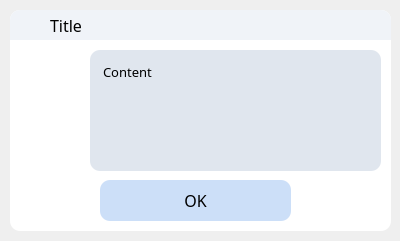
<?xml version="1.0" encoding="UTF-8"?>
<ui version="4.0">
 <class>Dialog</class>
 <widget class="QDialog" name="Dialog">
  <property name="geometry">
   <rect>
    <x>0</x>
    <y>0</y>
    <width>400</width>
    <height>241</height>
   </rect>
  </property>
  <property name="windowTitle">
   <string>Dialog</string>
  </property>
  <widget class="QWidget" name="background" native="true">
   <property name="geometry">
    <rect>
     <x>10</x>
     <y>10</y>
     <width>381</width>
     <height>221</height>
    </rect>
   </property>
   <property name="styleSheet">
    <string notr="true">background-color:#fff;
border-radius:10px;</string>
   </property>
   <widget class="QWidget" name="widget" native="true">
    <property name="geometry">
     <rect>
      <x>0</x>
      <y>0</y>
      <width>381</width>
      <height>30</height>
     </rect>
    </property>
    <property name="styleSheet">
     <string notr="true">background-color:#f0f3f8;
border-top-left-radius:10px;
border-top-right-radius:10px;
border-bottom-right-radius:0px;
border-bottom-left-radius:0px;</string>
    </property>
    <widget class="QLabel" name="title">
     <property name="geometry">
      <rect>
       <x>40</x>
       <y>5</y>
       <width>291</width>
       <height>21</height>
      </rect>
     </property>
     <property name="font">
      <font>
       <family>HarmonyOS Sans SC</family>
       <pointsize>12</pointsize>
      </font>
     </property>
     <property name="text">
      <string>Title</string>
     </property>
    </widget>
    <widget class="QPushButton" name="icon">
     <property name="geometry">
      <rect>
       <x>5</x>
       <y>0</y>
       <width>31</width>
       <height>31</height>
      </rect>
     </property>
     <property name="text">
      <string/>
     </property>
     <property name="icon">
      <iconset resource="cspbot20.qrc">
       <normaloff>:/icon/Images/Main.svg</normaloff>:/icon/Images/Main.svg</iconset>
     </property>
     <property name="iconSize">
      <size>
       <width>28</width>
       <height>28</height>
      </size>
     </property>
    </widget>
   </widget>
   <widget class="QLabel" name="content">
    <property name="enabled">
     <bool>true</bool>
    </property>
    <property name="geometry">
     <rect>
      <x>80</x>
      <y>40</y>
      <width>291</width>
      <height>121</height>
     </rect>
    </property>
    <property name="font">
     <font>
      <family>HarmonyOS Sans SC</family>
      <pointsize>10</pointsize>
     </font>
    </property>
    <property name="styleSheet">
     <string notr="true">background-color:#e0e6ee;
padding-top:10px;
padding-left: 10px;
padding-right:10px;
</string>
    </property>
    <property name="text">
     <string>Content</string>
    </property>
    <property name="textFormat">
     <enum>Qt::PlainText</enum>
    </property>
    <property name="alignment">
     <set>Qt::AlignLeading|Qt::AlignLeft|Qt::AlignTop</set>
    </property>
   </widget>
   <widget class="QPushButton" name="pushButton">
    <property name="geometry">
     <rect>
      <x>90</x>
      <y>170</y>
      <width>191</width>
      <height>41</height>
     </rect>
    </property>
    <property name="font">
     <font>
      <family>HarmonyOS Sans SC</family>
      <pointsize>12</pointsize>
     </font>
    </property>
    <property name="styleSheet">
     <string notr="true">background-color:#ccdff8;</string>
    </property>
    <property name="text">
     <string>OK</string>
    </property>
   </widget>
   <widget class="QLabel" name="infoStatus">
    <property name="enabled">
     <bool>true</bool>
    </property>
    <property name="geometry">
     <rect>
      <x>10</x>
      <y>60</y>
      <width>60</width>
      <height>60</height>
     </rect>
    </property>
    <property name="styleSheet">
     <string notr="true">border-radius:0;
background-color: transparent;</string>
    </property>
    <property name="text">
     <string/>
    </property>
    <property name="pixmap">
     <pixmap resource="cspbot20.qrc">:/dialog/Images/info.svg</pixmap>
    </property>
    <property name="scaledContents">
     <bool>true</bool>
    </property>
   </widget>
   <widget class="QLabel" name="warnStatus">
    <property name="geometry">
     <rect>
      <x>10</x>
      <y>60</y>
      <width>60</width>
      <height>60</height>
     </rect>
    </property>
    <property name="styleSheet">
     <string notr="true">border-radius:0;
background-color: transparent;</string>
    </property>
    <property name="text">
     <string/>
    </property>
    <property name="pixmap">
     <pixmap resource="cspbot20.qrc">:/dialog/Images/warn.svg</pixmap>
    </property>
    <property name="scaledContents">
     <bool>true</bool>
    </property>
   </widget>
   <widget class="QLabel" name="errorStatus">
    <property name="geometry">
     <rect>
      <x>10</x>
      <y>60</y>
      <width>60</width>
      <height>60</height>
     </rect>
    </property>
    <property name="styleSheet">
     <string notr="true">border-radius:0;
background-color: transparent;</string>
    </property>
    <property name="text">
     <string/>
    </property>
    <property name="pixmap">
     <pixmap resource="cspbot20.qrc">:/dialog/Images/error.svg</pixmap>
    </property>
    <property name="scaledContents">
     <bool>true</bool>
    </property>
   </widget>
  </widget>
 </widget>
 <resources>
  <include location="cspbot20.qrc"/>
 </resources>
 <connections/>
</ui>
